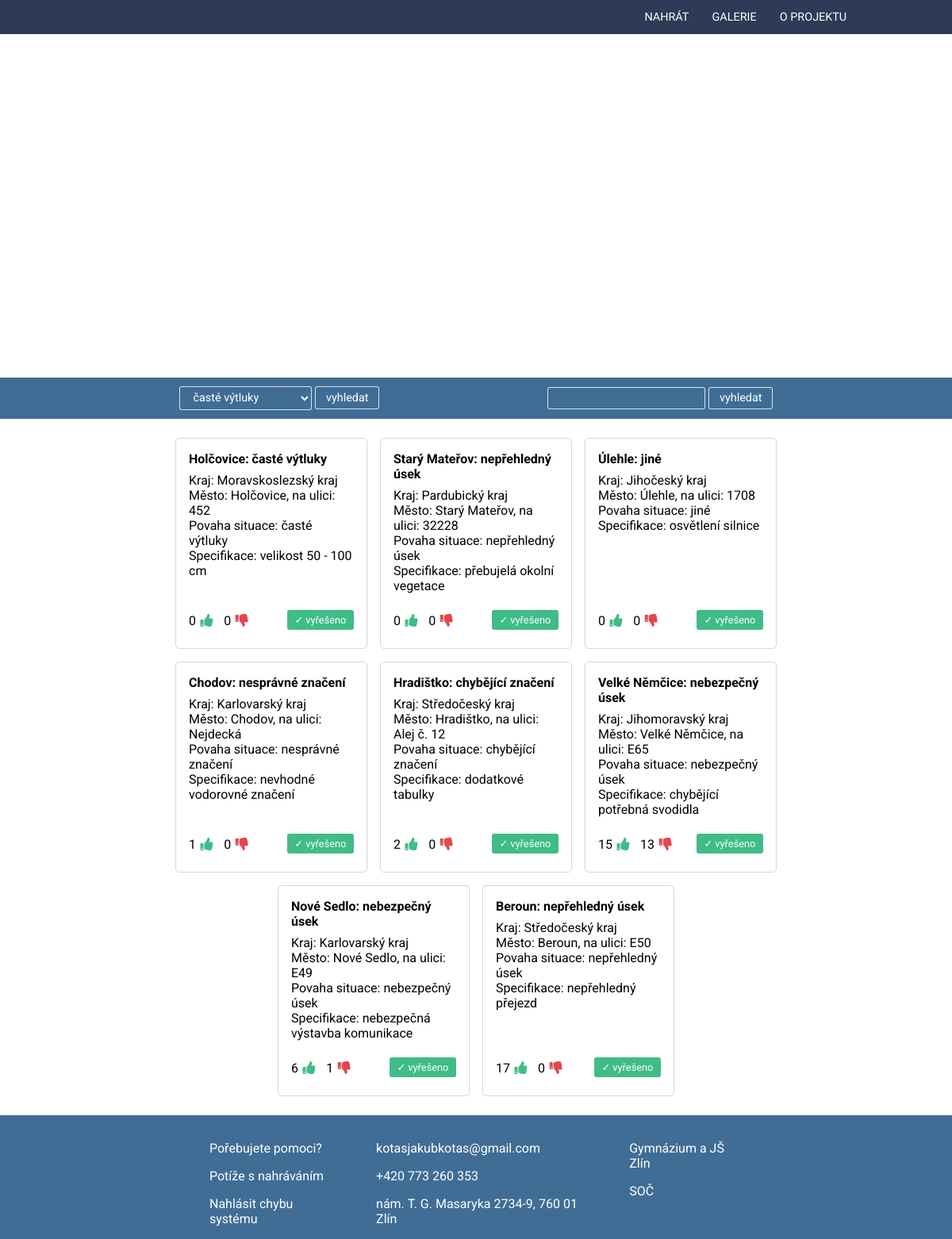
The app's page /index.php?section=gallery with its own data.
### tables this page shows
CREATE TABLE IF NOT EXISTS `aboutphenomenon` (
  `idphenomenon` int(11) NOT NULL AUTO_INCREMENT,
  `latitude` double NOT NULL,
  `longitude` double NOT NULL,
  `issueid` int(11) NOT NULL,
  `specid` int(11) DEFAULT NULL,
  `phenomenonurgency` varchar(255) NOT NULL,
  `othertext` text,
  `idphoto` int(11) NOT NULL,
  `del` tinyint(4) DEFAULT '0',
  `likes` int(11) NOT NULL DEFAULT '0',
  `dislikes` int(11) NOT NULL DEFAULT '0',
  PRIMARY KEY (`idphenomenon`)
);

CREATE TABLE IF NOT EXISTS `redablepossition` (
  `region` varchar(255) NOT NULL,
  `city` varchar(255) DEFAULT NULL,
  `street` varchar(255) DEFAULT NULL,
  `idphenomenon` int(11) NOT NULL,
  `idpossition` int(11) NOT NULL AUTO_INCREMENT,
  PRIMARY KEY (`idpossition`)
);

CREATE TABLE IF NOT EXISTS `issues` (
  `issueid` int(11) NOT NULL AUTO_INCREMENT,
  `issuename` varchar(255) DEFAULT NULL,
  PRIMARY KEY (`issueid`)
);

CREATE TABLE IF NOT EXISTS `specials` (
  `specid` int(11) NOT NULL AUTO_INCREMENT,
  `specname` text NOT NULL,
  `issueid` int(11) NOT NULL,
  PRIMARY KEY (`specid`)
);

### library.php (the view, shortened to what this page needs)
<?php
function createTheConnection(){
	$dbHost = "localhost";
			$dbUsername = "root";
			$dbPassword = "";
			$dbName = "posip";
			$conn = mysqli_connect( $dbHost, $dbUsername, $dbPassword, $dbName );
	return($conn);
}
	?>
						<?php
function writeGallery($row,$i,$result){
			while ( $row = mysqli_fetch_assoc( $result ) ) {
					print( "<div class=\"gallery_element\"><div class=\"infodiv\"><h4>" . $row[ "city" ] . ": " . $row[ "issuename" ] . "</h4><p>
		Kraj: " . $row[ "region" ] . "<br>Město: " . $row[ "city" ] . ", na ulici: " . $row[ "street" ] . "<br>Povaha situace: " . $row[ "issuename" ] . "<br>Specifikace: " . $row[ "specname" ] );
				print( "</div><div class=\"ratingdiv\"><form action=\"index.php?section=gallery\" method=\"post\">
				<label>".$row["likes"]."</lapel>
				<button type=\"submit\" name=\"like\" id=\"likebtn\"><i class=\"fas fa-thumbs-up\"></i></button><input type=\"hidden\" name=\"helpidphenomenon\"  value=". $row[ "idphenomenon" ] ." >
				<label>".$row["dislikes"]."</lapel>
				<button type=\"submit\" name=\"dislike\" id=\"dislikebtn\"><i class=\"fas fa-thumbs-down\"></i></button><input type=\"hidden\" name=\"helpidphenomenon\"  value=". $row[ "idphenomenon" ] ." >
				<input type=\"submit\" name=\"done\" id=\"donebtn\" value=\"✓ vyřešeno\"><input type=\"hidden\" name=\"helpidphenomenon\"  value=". $row[ "idphenomenon" ] ." ></form></div>" );
					print( "</div>" );
				}
}
function thegallery( $section ) {
if ( $section == "gallery" ) {
				?>
		<div id="galmap"></div>
		<?php require( "JS/second-map-definition.php" ); ?>
		<div id="gall_menu">
		<div class="gall_menu_item">
			<?php
	$conn = createTheConnection();
	mysqli_query( $conn, "SET CHARACTER SET utf8" );
					$sql = "SELECT issuename, issueid FROM issues ORDER BY issuename";
					$result = mysqli_query( $conn, $sql ); ?>
					<form action="index.php?section=gallery" method="post">
				<select name="filter_issueid" class="search_issues">
					<?php
	while ( $row = mysqli_fetch_assoc( $result ) )
					{
		if ($row["issuename"]!="jiné"){
		print("<option value = \"".$row["issueid"]."\"");
					 print(">".$row["issuename"]."</option>");}
	else{
		$jineid=$row["issueid"];
		$jinename=$row["issuename"];
	}
	}
					?>
						</select>
					<input type="submit" name="search-for_issues" id="search-for_issues" value="vyhledat">
						</form>
			</div>
			<div class="gall_menu_item">
				<form action="index.php?section=gallery" method="get">
					<input type="text" id="search_label" name="hledat" value="<?php if(isset($hledat)){print($hledat);} ?>">
					<input type="submit" name="search_for" id="search_for" value="vyhledat">
				</form>
			</div>
		</div>
		<?php
		print( "<div id=\"gallery_content\">" );
		if ( isset( $_REQUEST[ "hledat" ] ) ) {
			if ( $_REQUEST[ "hledat" ] != "" ) {
				$hledat = $_REQUEST[ "hledat" ];
				$conn = createTheConnection();
				if ( mysqli_connect_error() ) {
				}else{
				mysqli_query( $conn, "SET CHARACTER SET utf8" );
				$sql = "SELECT aboutphenomenon.idphenomenon, issues.issuename, specials.specname, aboutphenomenon.phenomenonurgency, aboutphenomenon.idphoto, aboutphenomenon.othertext, aboutphenomenon.del, aboutphenomenon.likes, aboutphenomenon.dislikes, images.file_name, redablepossition.region, redablepossition.city, redablepossition.street FROM aboutphenomenon LEFT JOIN images ON aboutphenomenon.idphoto = images.idphoto LEFT JOIN redablepossition ON aboutphenomenon.idphenomenon = redablepossition.idphenomenon LEFT JOIN issues ON aboutphenomenon.issueid = issues.issueid LEFT JOIN specials ON aboutphenomenon.specid = specials.specid WHERE (INSTR(upper(`region`),  upper('{$hledat}')) > 0 OR INSTR(`city`,  '{$hledat}') > 0) AND ( aboutphenomenon.del=0) ";
				$result = mysqli_query( $conn, $sql );
				$i = 0;
			writeGallery($row,$i,$result);
				mysqli_close( $conn );}
			}
			if(trim($_REQUEST[ "hledat" ])==""){
				$conn = createTheConnection();
			if ( mysqli_connect_error() ) {
				print( "Připojení selhalo: " . mysqli_connect_error() );
			}else{
			mysqli_query( $conn, "SET CHARACTER SET utf8" );
			$sql = "SELECT aboutphenomenon.idphenomenon, issues.issuename, specials.specname, aboutphenomenon.phenomenonurgency, aboutphenomenon.idphoto, aboutphenomenon.othertext,aboutphenomenon.del, aboutphenomenon.likes, aboutphenomenon.dislikes, images.file_name, redablepossition.region, redablepossition.city, redablepossition.street FROM aboutphenomenon LEFT JOIN images ON aboutphenomenon.idphoto = images.idphoto LEFT JOIN redablepossition ON aboutphenomenon.idphenomenon = redablepossition.idphenomenon LEFT JOIN issues ON aboutphenomenon.issueid = issues.issueid LEFT JOIN specials ON aboutphenomenon.specid = specials.specid";
			$result = mysqli_query( $conn, $sql );
			$i = 0;
			writeGallery($row,$i,$result);
			mysqli_close( $conn );}
			}
		}
	else {
			$conn = createTheConnection();
			if ( mysqli_connect_error() ) {
			}else{
			mysqli_query( $conn, "SET CHARACTER SET utf8" );
			$sql = "SELECT issues.issuename, aboutphenomenon.idphenomenon, specials.specname, aboutphenomenon.del, aboutphenomenon.likes, aboutphenomenon.dislikes, aboutphenomenon.phenomenonurgency, aboutphenomenon.idphoto, aboutphenomenon.othertext, images.file_name, redablepossition.region, redablepossition.city, redablepossition.street FROM aboutphenomenon
			LEFT JOIN images ON aboutphenomenon.idphoto = images.idphoto
			LEFT JOIN redablepossition ON aboutphenomenon.idphenomenon = redablepossition.idphenomenon
			LEFT JOIN issues ON aboutphenomenon.issueid = issues.issueid
			LEFT JOIN specials ON aboutphenomenon.specid = specials.specid
			WHERE aboutphenomenon.del=0
			ORDER BY aboutphenomenon.idphenomenon DESC";
			$result = mysqli_query( $conn, $sql );
			$i = 0;
			writeGallery($row,$i,$result);
			mysqli_close( $conn );}
			}
		}
	print("</div>");
}
?>

### index.php (shortened to what this page needs)
<!doctype html>
<html>
<head>
<link rel="stylesheet" href="https://use.fontawesome.com/releases/v5.8.1/css/all.css">
	<link href="CSS/css.css" rel="stylesheet" type="text/css">
	<link href="CSS/mapcss.css" rel="stylesheet" type="text/css">
	<link href="CSS/navcss.css" rel="stylesheet" type="text/css">
	<link href="CSS/checkscss.css" rel="stylesheet" type="text/css">
	<link href="CSS/gallery.css" rel="stylesheet" type="text/css">
</head>
<?php
require( "library.php" );
$section = "";
if ( isset( $_REQUEST[ "section" ] ) ) {
	$section = $_REQUEST[ "section" ];
}
?>
<body>
	<div id="nav">
		<nav class="responsive-nav" id="js-responsive-nav">
			<ul class="responsive-nav__list">
				<a href="index.php?section=homepage">
					<li class="responsive-nav__item">Nahrát</li>
				</a>
				<a href="index.php?section=gallery">
					<li class="responsive-nav__item">Galerie</li>
				</a>
				<a href="index.php?section=about">
					<li class="responsive-nav__item">O projektu</li>
				</a>
			</ul>
		</nav>
	</div>
<?php
		thegallery( $section );
	?>
	<footer>
<div id="footerflex">
	<div class="footer_flex_element">
		<ul><li>
				<a href="index.php?section=help#help"><p>Pořebujete pomoci?</p></a>
			</li>
			<li>
				<a href="index.php?section=help#uploadproblems"><p>Potíže s&nbsp;nahráváním</p></a>
			</li>
			<li>
				<a href="index.php?section=help#toreport"><p>Nahlásit chybu systému</p></a>
			</li>
		</ul>
	</div>
	<div class="footer_flex_element">
		<ul>
			<li>
				<a href="mailto:kotasjakubkotas@gmail.com">
					<p>kotasjakubkotas@gmail.com</p>
				</a>
			</li>
			<li>
				<p>+420 773 260 353</p>
			</li>
			<li>
				<p>nám.&nbsp;T.&nbsp;G.&nbsp;Masaryka 2734-9, 760&nbsp;01 Zlín</p>
			</li>
		</ul>
	</div>
	<div class="footer_flex_element">
		<a href="http://www.gjszlin.cz/crossing/">
			<p>Gymnázium a JŠ Zlín</p>
		</a>
		<a href="http://www.soc.cz/">
			<p>SOČ</p>
		</a>
	</div>
		</div>
	</footer>
</body>
</html>

### CSS/css.css (style rules this page uses)
* { margin: 0; padding: 0; border: 0; }
body { font-family: 'Roboto', sans-serif; }
footer { background-color: #406D96; bottom: 0; }
#footerflex { display: flex; flex-direction: column; justify-content: space-around; margin: 0 5%; }
.footer_flex_element p { padding: .5rem .3rem .5rem .3rem; text-decoration: none; color: #fff; background: none; }
.footer_flex_element { border-bottom: solid rgba(47,58,86,0.80) 1px; padding: .8rem 0; }
footer ul { list-style: none; background: none; }
.footer_flex_element a { text-decoration: none; }
@media screen and (min-width: 720px) { input { padding: 5px; } }
@media screen and (min-width: 720px) { #footerflex { display: flex; flex-direction: row; justify-content: space-between; margin: 0 20%; } }
@media screen and (min-width: 720px) { .footer_flex_element { padding: 1rem; border: none; } }
@media screen and (min-width: 720px) { .footer_flex_element p { padding: 1rem .5rem 0 .5rem; } }

### CSS/mapcss.css (style rules this page uses)
html, body { margin:0; padding: 0; }

### CSS/navcss.css (style rules this page uses)
* { margin: 0; padding: 0; border: 0; }
nav a { text-decoration: none; text-transform: uppercase; font-size: .8rem; color: #FFFFFF; font-family: "Arimo", "Assistant", "sans-sefif"; }
ul::before { background-color: #2f3a56; }
#nav { float: right; background-color: #2f3a56; margin: 0; padding:0; top: 0; position: fixed; width: 100vw; border-radius: 0; z-index: 5; }
.responsive-nav { float: right; position: relative; z-index: 5; width: 44px; height: 44px; overflow: hidden; cursor: pointer; background-color: #2f3a56; }
@media screen and (min-width: 720px) { .responsive-nav { position: static; width: 100%; height: auto; background-color: #2f3a56; padding: 0; margin: 0; } }
.responsive-nav:after { content: url(../obrazky/hammenu2.svg); width: 1em; position: absolute; top: 50%; right: 50%; margin-top: -8px; margin-right: -8px; }
@media screen and (min-width: 720px) { .responsive-nav:after { content: normal; content: none; } }
@media screen and (min-width: 720px) { #nav { position:fixed; float: right; background-color: #2f3a56; margin: 0rem; padding: 0; top: 0; border-radius: 0px; width: 100%; z-index: 5; } }
@media screen and (min-width: 720px) { nav a { text-decoration: none; font-size: .9rem; padding: .3rem 0rem; color: #FFFFFF; } }
@media screen and (min-width: 720px) { .responsive-nav__list { padding: 0 10% ; } }
@media screen and (min-width: 720px) { li.responsive-nav__item { border-top:0; padding: .8rem .8rem; } }
.responsive-nav__list { list-style: none; margin: 0; padding-top: 2.75rem; position: absolute; top: 0; right: 0; background-color: #2f3a56; width: 100vw; border-radius: 0; z-index: -1; }
@media screen and (min-width: 720px) { .responsive-nav__list { padding: 0 10%; position: static; width: auto; text-align: right; } }
.responsive-nav__item { text-align: center; padding: .8rem 0; border-top:#3B496D 1px solid; }
@media screen and (min-width: 720px) { .responsive-nav__item { display: inline-block; } }

### records on screen
aboutphenomenon: redablepossition.city "Holčovice", issueid.issuename "časté výtluky", redablepossition.region "Moravskoslezský kraj", redablepossition.street "452", specid.specname "velikost 50 - 100 cm", likes "0", dislikes "0"
aboutphenomenon: redablepossition.city "Starý Mateřov", issueid.issuename "nepřehledný úsek", redablepossition.region "Pardubický kraj", redablepossition.street "32228", specid.specname "přebujelá okolní vegetace", likes "0", dislikes "0"
aboutphenomenon: redablepossition.city "Úlehle", issueid.issuename "jiné", redablepossition.region "Jihočeský kraj", redablepossition.street "1708", specid.specname "osvětlení silnice", likes "0", dislikes "0"
aboutphenomenon: redablepossition.city "Chodov", issueid.issuename "nesprávné značení", redablepossition.region "Karlovarský kraj", redablepossition.street "Nejdecká", specid.specname "nevhodné vodorovné značení", likes "1", dislikes "0"
aboutphenomenon: redablepossition.city "Hradištko", issueid.issuename "chybějící značení", redablepossition.region "Středočeský kraj", redablepossition.street "Alej č. 12", specid.specname "dodatkové tabulky", likes "2", dislikes "0"
aboutphenomenon: redablepossition.city "Velké Němčice", issueid.issuename "nebezpečný úsek", redablepossition.region "Jihomoravský kraj", redablepossition.street "E65", specid.specname "chybějící potřebná svodidla", likes "15", dislikes "13"
aboutphenomenon: redablepossition.city "Nové Sedlo", issueid.issuename "nebezpečný úsek", redablepossition.region "Karlovarský kraj", redablepossition.street "E49", specid.specname "nebezpečná výstavba komunikace", likes "6", dislikes "1"
aboutphenomenon: redablepossition.city "Beroun", issueid.issuename "nepřehledný úsek", redablepossition.region "Středočeský kraj", redablepossition.street "E50", specid.specname "nepřehledný přejezd", likes "17", dislikes "0"

### other values on screen
form field filter_issueid "časté výtluky"
